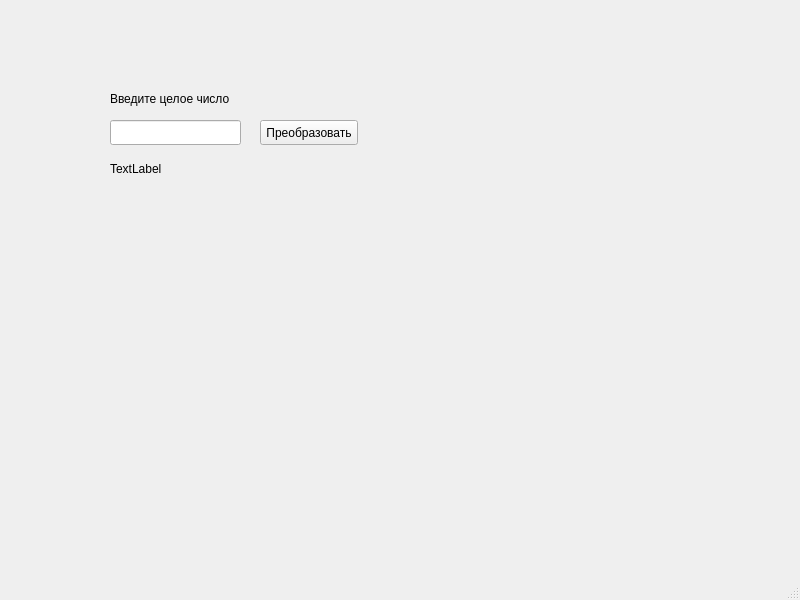
<?xml version="1.0" encoding="UTF-8"?>
<ui version="4.0">
 <class>MainWindow</class>
 <widget class="QMainWindow" name="MainWindow">
  <property name="geometry">
   <rect>
    <x>0</x>
    <y>0</y>
    <width>800</width>
    <height>600</height>
   </rect>
  </property>
  <property name="windowTitle">
   <string>MainWindow</string>
  </property>
  <widget class="QWidget" name="centralwidget">
   <widget class="QPushButton" name="button">
    <property name="geometry">
     <rect>
      <x>260</x>
      <y>120</y>
      <width>98</width>
      <height>25</height>
     </rect>
    </property>
    <property name="text">
     <string>Преобразовать</string>
    </property>
   </widget>
   <widget class="QLineEdit" name="inputLineEdit">
    <property name="geometry">
     <rect>
      <x>110</x>
      <y>120</y>
      <width>131</width>
      <height>25</height>
     </rect>
    </property>
   </widget>
   <widget class="QLabel" name="label">
    <property name="geometry">
     <rect>
      <x>110</x>
      <y>90</y>
      <width>131</width>
      <height>17</height>
     </rect>
    </property>
    <property name="text">
     <string>Введите целое число</string>
    </property>
   </widget>
   <widget class="QLabel" name="resultLabel">
    <property name="geometry">
     <rect>
      <x>110</x>
      <y>160</y>
      <width>54</width>
      <height>17</height>
     </rect>
    </property>
    <property name="text">
     <string>TextLabel</string>
    </property>
   </widget>
   <widget class="QWidget" name="verticalLayoutWidget">
    <property name="geometry">
     <rect>
      <x>60</x>
      <y>30</y>
      <width>491</width>
      <height>311</height>
     </rect>
    </property>
    <layout class="QVBoxLayout" name="layout"/>
   </widget>
  </widget>
  <widget class="QMenuBar" name="menubar">
   <property name="geometry">
    <rect>
     <x>0</x>
     <y>0</y>
     <width>800</width>
     <height>22</height>
    </rect>
   </property>
  </widget>
  <widget class="QStatusBar" name="statusbar"/>
 </widget>
 <resources/>
 <connections/>
</ui>
